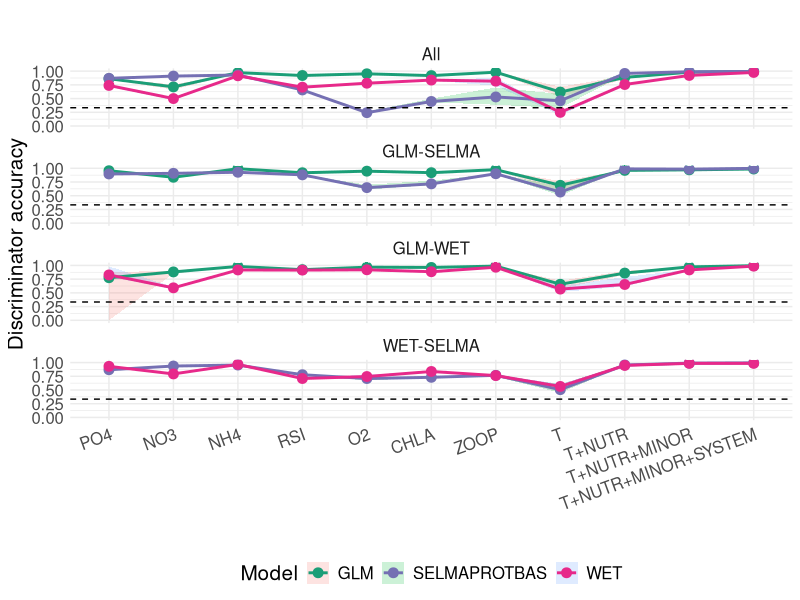
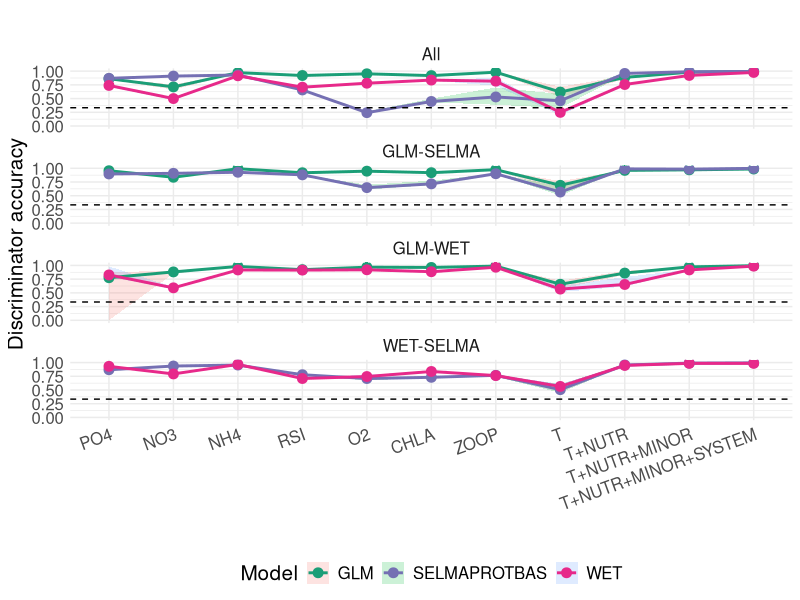

Here is the R script that generated these plots, in order:
library(tidyverse)
library(patchwork)



accuracy = read.csv('output/accuracy.csv') %>%
  mutate(model_scenario = as.factor(model_scenario),
         aem_scenario = as.factor(aem_scenario),
         model = as.factor(model))


print(accuracy)

# Compute mean and range
summary_df <- accuracy %>%
  group_by(aem_scenario, model, model_scenario) %>%
  summarise(
    mean_accuracy = mean(accuracy),
    ymin = min(accuracy),  # Lower bound (can use mean - sd for confidence interval)
    ymax = max(accuracy)   # Upper bound (or mean + sd)
  ) %>% 
  mutate(aem_scenario = factor(aem_scenario, 
                               levels = c('PO4','NO3','NH4',
                                          'RSI', 'O2', 'CHLA', 'ZOOP','T',
                                          'T+NUTR', 'T+NUTR+MINOR',
                                          'T+NUTR+MINOR+SYSTEM')))

# Create the plot
ms_colors = RColorBrewer::brewer.pal(5, "Dark2")

ggplot(summary_df, aes(x = aem_scenario, y = mean_accuracy, color = model,  group = interaction(model, model_scenario))) +
  geom_ribbon(aes(ymin = ymin, ymax = ymax, fill = model), alpha = 0.2, color = NA) +  # Shaded range
  geom_line(linewidth = 1) +  # Mean accuracy
  geom_point(size = 3) +  # Mean accuracy points
  geom_hline(yintercept = 0.3333, linetype = 'dashed') + ylim(0,1.0) +
  theme_minimal() +
  scale_color_manual(values = ms_colors[c(1,3,4)]) +
  labs(title = "",
       x = "",
       y = "Discriminator accuracy",
       color = "Model",
       linetype = "Model Scenario",
       fill = "Model") +  # Legend for shading
  theme(axis.text.x = element_text(angle = 20, hjust = 1), text = element_text(size = 15), legend.position = 'bottom') +
  facet_wrap(~ model_scenario, ncol = 1)
ggsave(filename = 'accuracy.png', dpi = 600, units = 'in', width = 8, height = 8)
